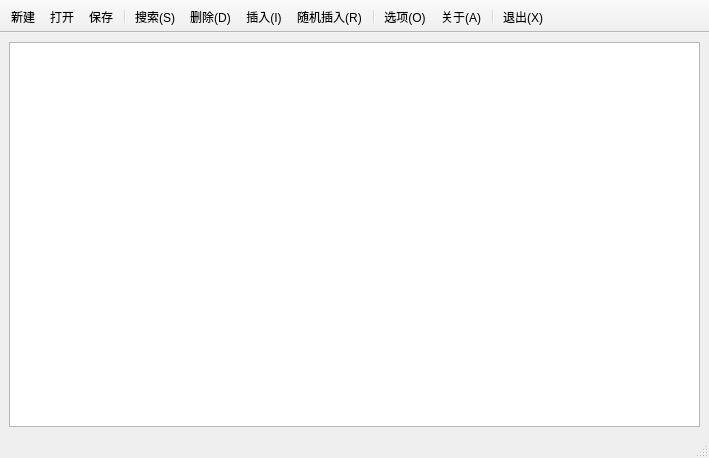
<?xml version="1.0" encoding="UTF-8"?>
<ui version="4.0">
 <class>MainWindow</class>
 <widget class="QMainWindow" name="MainWindow">
  <property name="geometry">
   <rect>
    <x>0</x>
    <y>0</y>
    <width>709</width>
    <height>458</height>
   </rect>
  </property>
  <property name="contextMenuPolicy">
   <enum>Qt::NoContextMenu</enum>
  </property>
  <property name="windowTitle">
   <string>SkipList by bss</string>
  </property>
  <property name="windowIcon">
   <iconset resource="resource.qrc">
    <normaloff>:/img/toggle.png</normaloff>:/img/toggle.png</iconset>
  </property>
  <widget class="QWidget" name="centralwidget">
   <layout class="QHBoxLayout" name="horizontalLayout">
    <item>
     <widget class="QGraphicsView" name="graphicsView"/>
    </item>
   </layout>
  </widget>
  <widget class="QMenuBar" name="menubar">
   <property name="geometry">
    <rect>
     <x>0</x>
     <y>0</y>
     <width>709</width>
     <height>23</height>
    </rect>
   </property>
  </widget>
  <widget class="QStatusBar" name="statusbar"/>
  <widget class="QToolBar" name="toolBar">
   <property name="windowTitle">
    <string>toolBar</string>
   </property>
   <property name="movable">
    <bool>false</bool>
   </property>
   <attribute name="toolBarArea">
    <enum>TopToolBarArea</enum>
   </attribute>
   <attribute name="toolBarBreak">
    <bool>false</bool>
   </attribute>
   <addaction name="newAction"/>
   <addaction name="openAction"/>
   <addaction name="saveAction"/>
   <addaction name="separator"/>
   <addaction name="searchAction"/>
   <addaction name="deleteAction"/>
   <addaction name="insertAction"/>
   <addaction name="randomAction"/>
   <addaction name="separator"/>
   <addaction name="optionAction"/>
   <addaction name="aboutAction"/>
   <addaction name="separator"/>
   <addaction name="exitAction"/>
  </widget>
  <action name="newAction">
   <property name="icon">
    <iconset resource="resource.qrc">
     <normaloff>:/img/file.png</normaloff>:/img/file.png</iconset>
   </property>
   <property name="text">
    <string>新建</string>
   </property>
   <property name="toolTip">
    <string>新建</string>
   </property>
  </action>
  <action name="openAction">
   <property name="icon">
    <iconset resource="resource.qrc">
     <normaloff>:/img/folder.png</normaloff>:/img/folder.png</iconset>
   </property>
   <property name="text">
    <string>打开</string>
   </property>
   <property name="toolTip">
    <string>打开</string>
   </property>
  </action>
  <action name="saveAction">
   <property name="icon">
    <iconset resource="resource.qrc">
     <normaloff>:/img/save.png</normaloff>:/img/save.png</iconset>
   </property>
   <property name="text">
    <string>保存</string>
   </property>
   <property name="toolTip">
    <string>保存</string>
   </property>
  </action>
  <action name="insertAction">
   <property name="icon">
    <iconset resource="resource.qrc">
     <normaloff>:/img/add-tab.png</normaloff>:/img/add-tab.png</iconset>
   </property>
   <property name="text">
    <string>插入(&amp;I)</string>
   </property>
   <property name="toolTip">
    <string>插入</string>
   </property>
   <property name="shortcut">
    <string>Alt+I</string>
   </property>
  </action>
  <action name="deleteAction">
   <property name="icon">
    <iconset resource="resource.qrc">
     <normaloff>:/img/close-tab.png</normaloff>:/img/close-tab.png</iconset>
   </property>
   <property name="text">
    <string>删除(&amp;D)</string>
   </property>
   <property name="toolTip">
    <string>删除</string>
   </property>
   <property name="shortcut">
    <string>Alt+D</string>
   </property>
  </action>
  <action name="searchAction">
   <property name="icon">
    <iconset resource="resource.qrc">
     <normaloff>:/img/search.png</normaloff>:/img/search.png</iconset>
   </property>
   <property name="text">
    <string>搜索(&amp;S)</string>
   </property>
   <property name="toolTip">
    <string>搜索</string>
   </property>
   <property name="shortcut">
    <string>Alt+S</string>
   </property>
  </action>
  <action name="randomAction">
   <property name="text">
    <string>随机插入(&amp;R)</string>
   </property>
   <property name="toolTip">
    <string>随机插入</string>
   </property>
   <property name="shortcut">
    <string>Alt+R</string>
   </property>
  </action>
  <action name="aboutAction">
   <property name="icon">
    <iconset resource="resource.qrc">
     <normaloff>:/img/info.png</normaloff>:/img/info.png</iconset>
   </property>
   <property name="text">
    <string>关于(&amp;A)</string>
   </property>
   <property name="toolTip">
    <string>关于</string>
   </property>
   <property name="shortcut">
    <string>Alt+A</string>
   </property>
  </action>
  <action name="optionAction">
   <property name="icon">
    <iconset resource="resource.qrc">
     <normaloff>:/img/settings.png</normaloff>:/img/settings.png</iconset>
   </property>
   <property name="text">
    <string>选项(&amp;O)</string>
   </property>
   <property name="toolTip">
    <string>选项</string>
   </property>
   <property name="shortcut">
    <string>Alt+O</string>
   </property>
  </action>
  <action name="exitAction">
   <property name="icon">
    <iconset resource="resource.qrc">
     <normaloff>:/img/exit.png</normaloff>:/img/exit.png</iconset>
   </property>
   <property name="text">
    <string>退出(&amp;X)</string>
   </property>
   <property name="toolTip">
    <string>退出</string>
   </property>
   <property name="shortcut">
    <string>Alt+X</string>
   </property>
  </action>
 </widget>
 <resources>
  <include location="resource.qrc"/>
 </resources>
 <connections/>
</ui>
